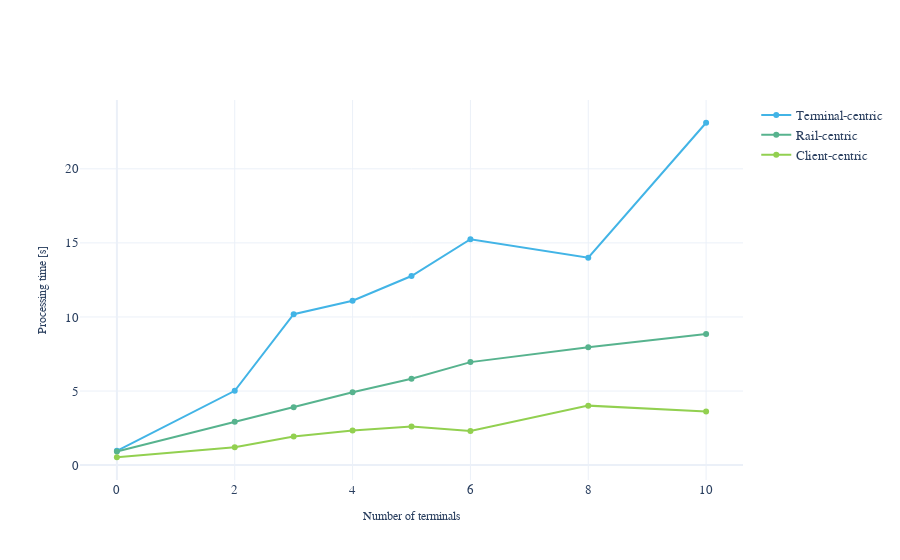

Notebook code for this chart:
### Code cell
fig = go.Figure()
colorway = ["#42B4E6", "#57B38E", "#92D050"]
#colorway = [px.colors.sequential.Greys[i] for i in [2]]+['#9ED2BA']+[px.colors.sequential.Greys[i] for i in [3]]
fig.add_trace(go.Scatter(y = df_processing_time_drop["100"], x = df_processing_time_drop.index, name = f"Terminal-centric"))
fig.add_trace(go.Scatter(y = df_processing_time_base["100"], x = df_processing_time_base.index, name = f"Rail-centric"))
fig.add_trace(go.Scatter(y = df_processing_time_client["100"], x = df_processing_time_client.index, name = f"Client-centric"))
fig.update_xaxes(title = "Number of terminals")
fig.update_yaxes(title = "Processing time [s]")
fig.update_layout(colorway = colorway)
fig.show()

### Figure 1 — Plotly figure (JSON) as saved in the notebook; plotly's stock layout.template omitted (floating-point values rounded to 4 significant figures)
{"data": [{"name": "Terminal-centric", "type": "scatter", "x": [0, 2, 3, 4, 5, 6, 8, 10], "y": [0.9688, 5.016, 10.19, 11.09, 12.77, 15.25, 14, 23.11]}, {"name": "Rail-centric", "type": "scatter", "x": [0, 2, 3, 4, 5, 6, 8, 10], "y": [0.9219, 2.922, 3.906, 4.922, 5.828, 6.953, 7.953, 8.844]}, {"name": "Client-centric", "type": "scatter", "x": [0, 2, 3, 4, 5, 6, 8, 10], "y": [0.5312, 1.203, 1.938, 2.344, 2.609, 2.297, 4.016, 3.625]}], "layout": {"colorway": ["#42B4E6", "#57B38E", "#92D050"], "xaxis": {"title": {"text": "Number of terminals"}}, "yaxis": {"title": {"text": "Processing time [s]"}}}}
